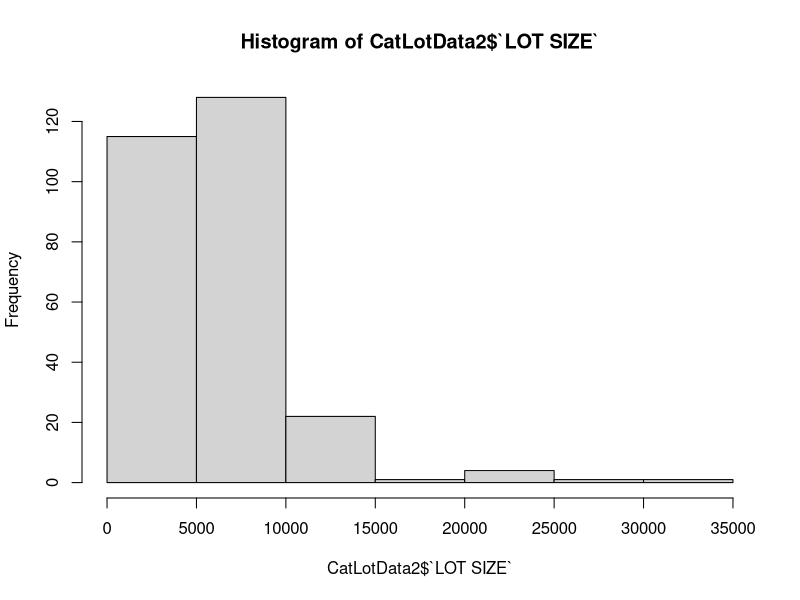

Recreate this plot in R. (Note: this script raises an error after producing the figure.)
## ---- chunk 1
knitr::opts_chunk$set(echo = TRUE)
knitr::opts_knit$set(root.dir = normalizePath("C:/Users/randa/Dropbox/Masters/Autumn/TBANLT 540 Applied Regression Analysis/Categorical Variables Lab"))
## ---- chunk 2

options(scipen=10000)
options(digits = 5)
library(readxl)
library(plyr)
library(tidyverse)
library(car)

## ---- chunk 3

CatLotData <- read_excel("98312_Redfin_2021.xlsx")
View(CatLotData)
## ---- chunk 4
CatLotData2 <- CatLotData %>% select(PRICE,BEDS, BATHS,`SQUARE FEET`,`LOT SIZE`,`YEAR BUILT`,`LOCATION`)
summary(CatLotData2)
show(CatLotData2)
## ---- chunk 5
CatLotData2 <-  CatLotData2[complete.cases(CatLotData2), ]
summary(CatLotData2)
## ---- chunk 6
hist(CatLotData2$`LOT SIZE`)

CatLotData2$LotCat<-cut(CatLotData2$`LOT SIZE`, c(0,2500,5000,7500,10000,12500,15000,Inf))

View(CatLotData2)

## ---- chunk 7
CatLotData2$NeighCat<-factor(CatLotData2$LOCATION)
LocCount <- as.data.frame(table(CatLotData2$LOCATION))

summary(CatLotData2$NeighCat)
summary(CatLotData2$PRICE)

Prices<-aggregate(PRICE ~ NeighCat, CatLotData2, mean)

Prices[with(Prices, order(PRICE)),]

show(LocCount)
## ---- chunk 8

CatLotData3<-CatLotData2[!(CatLotData2$LOCATION=="Charleston" | CatLotData2$LOCATION=="Bremerton"),]
CatLotData3<-CatLotData2[!(CatLotData2$LOCATION=="Kitsap Lake" | CatLotData2$LOCATION=="West Hills"),]

summary(CatLotData2$NeighCat)
summary(CatLotData2$PRICE)
CatLotData3$NeighCat2 <- recode(CatLotData3$NeighCat, 'c("Kitsap Lake", "West Hills") = "West Hills"; c("Charleston", "Bremerton") = "Bremerton";')
View(CatLotData3)
summary(CatLotData3$NeighCat)
summary(CatLotData3$PRICE)


## ---- chunk 9
Prices2<-aggregate(PRICE ~ NeighCat2, CatLotData3, mean)

Prices2[with(Prices2, order(PRICE)),]

LocCount2 <- as.data.frame(table(CatLotData3$NeighCat2))

show(LocCount2)
## ---- chunk 10
CatLotData3$NeighCat2<-factor(CatLotData3$NeighCat2,levels=c('West Hills', 'Bremerton', 'Navy Yard City', 'Charleston'))     # this is to enforce a order to the reference for the factor variable

summary(CatLotData3$NeighCat2) 

## ---- chunk 11
CatFit1<-lm(PRICE~BATHS+BEDS+`SQUARE FEET`+LotCat+`YEAR BUILT`+ NeighCat2, data=CatLotData3)

summary(CatFit1)

## ---- chunk 12
vif(CatFit1)
## ---- chunk 13
CatFit2<-lm(PRICE~BATHS+`SQUARE FEET`+LotCat+`YEAR BUILT`+ NeighCat2, data=CatLotData2)

summary(CatFit2)
anova(CatFit1, CatFit2)

CatFit3<-lm(PRICE~BATHS+BEDS+`SQUARE FEET`+`YEAR BUILT`+ NeighCat2, data=CatLotData2)
summary(CatFit3)
anova(CatFit1,CatFit3)

CatFit4<-lm(PRICE~BATHS+BEDS+`SQUARE FEET`+`YEAR BUILT`+ LotCat, data=CatLotData2)
summary(CatFit4)
anova(CatFit1,CatFit4)

CatFit5<-lm(PRICE~BATHS+`SQUARE FEET`+`YEAR BUILT`+ LotCat+ NeighCat2, data=CatLotData2)
summary(CatFit5)

anova(CatFit1, CatFit5)

summary(CatFit1)
summary(CatFit5)


